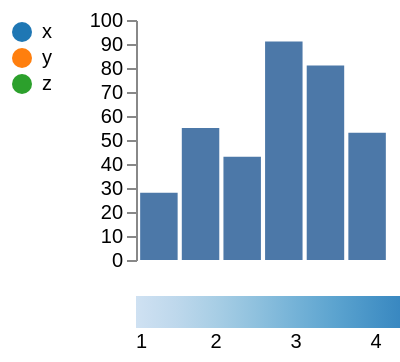

This figure's Vega-Lite source:
### Vega specification from a JSON file in a GitHub repository (floating-point values rounded to 4 significant figures)
{"width": 200, "height": 120, "padding": 5, "data": [{"name": "t", "values": [{"a": "Alpha", "b": 28, "c": "x", "d": 1}, {"a": "Bravo", "b": 55, "c": "y", "d": 2}, {"a": "Charlie", "b": 43, "c": "x", "d": 3}, {"a": "Delta", "b": 91, "c": "z", "d": 4}, {"a": "Echo", "b": 81, "c": "y", "d": 5}, {"a": "Foxtrot", "b": 53, "c": "z", "d": 6}]}], "scales": [{"name": "x", "type": "band", "domain": {"data": "t", "field": "a"}, "range": "width", "padding": 0.1}, {"name": "y", "type": "linear", "domain": {"data": "t", "field": "b"}, "range": "height", "nice": true}, {"name": "color", "type": "ordinal", "domain": {"data": "t", "field": "c"}, "range": {"scheme": "category10"}}, {"name": "ramp", "type": "linear", "domain": {"data": "t", "field": "d"}, "range": {"scheme": "blues"}}, {"name": "size", "type": "linear", "domain": {"data": "t", "field": "b"}, "range": [10, 200]}, {"name": "shape", "type": "ordinal", "domain": {"data": "t", "field": "c"}, "range": "symbol"}, {"name": "quant", "type": "quantize", "domain": [0, 100], "range": {"scheme": "greens", "count": 4}}], "marks": [{"type": "rect", "from": {"data": "t"}, "encode": {"enter": {"x": {"scale": "x", "field": "a"}, "width": {"scale": "x", "band": 1}, "y": {"scale": "y", "field": "b"}, "y2": {"scale": "y", "value": 0}}}}], "autosize": {"type": "fit-x", "contains": "padding"}, "axes": [{"orient": "left", "scale": "y"}], "legends": [{"fill": "ramp", "type": "gradient", "orient": "bottom", "direction": "horizontal"}, {"fill": "color", "orient": "left"}]}
